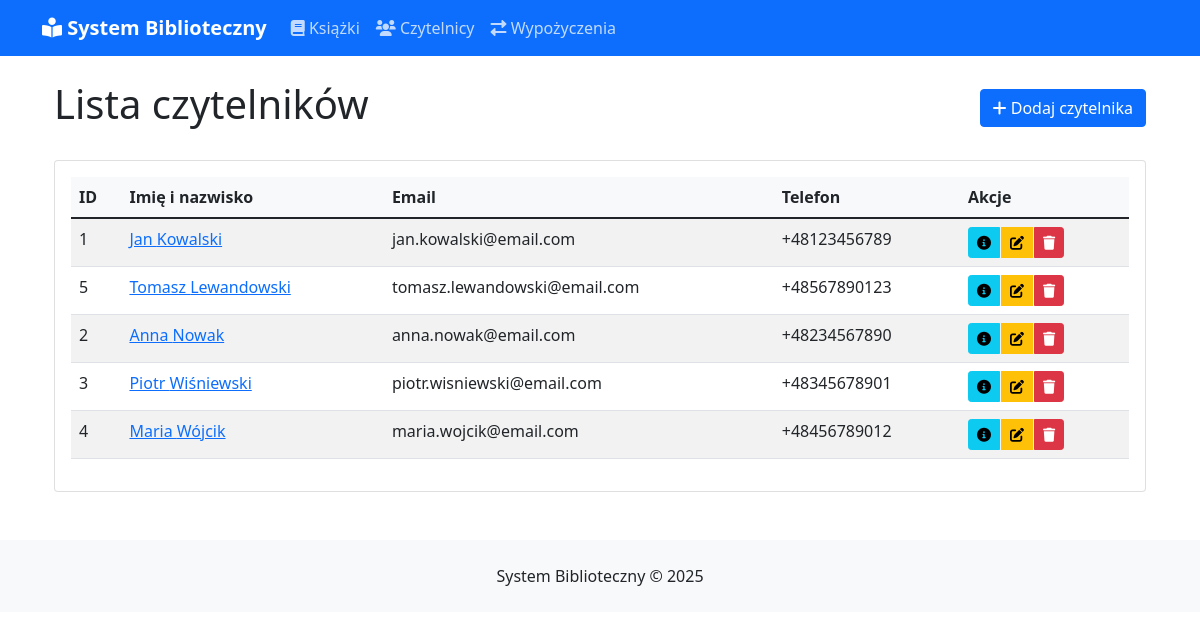
The app's page /czytelnicy with its own data.
### tables this page shows
CREATE TABLE czytelnicy (
    id INT AUTO_INCREMENT PRIMARY KEY,
    imie VARCHAR(50) NOT NULL,
    nazwisko VARCHAR(50) NOT NULL,
    email VARCHAR(100) UNIQUE,
    telefon VARCHAR(15),
    data_rejestracji TIMESTAMP DEFAULT CURRENT_TIMESTAMP
);

### app/controllers/CzytelnicyController.php (called while the page is built, shortened)
<?php
class CzytelnicyController extends Controller {
    private $czytelnicyModel;
    public function __construct() {
        $this->czytelnicyModel = $this->model('CzytelnicyModel');
    }
    public function index() {
        try {
            $czytelnicy = $this->czytelnicyModel->pobierzWszystkichCzytelnikow();
            $dane = [
                'title' => 'Lista czytelników',
                'czytelnicy' => $czytelnicy
            ];
            $this->view('czytelnicy/index', $dane);
        } catch (Exception $e) {
            $dane = [
                'title' => 'Błąd',
                'blad' => 'Wystąpił błąd podczas pobierania listy czytelników'
            ];
            if(DEBUG_MODE) {
                $dane['blad'] .= ': ' . $e->getMessage();
            }
            $this->view('czytelnicy/index', $dane);
        }
    }
}

### app/core/Router.php (called while the page is built, shortened)
<?php
class Router {
    private $currentMethod = '';
    public function __construct() {
        $url = $this->getUrl();
        $this->currentController = isset($url[0]) ? ucfirst($url[0]) . 'Controller' : 'StronyController';
        $controllerFile = APPROOT . '/controllers/' . $this->currentController . '.php';
        if(file_exists($controllerFile)) {
            $this->currentController = new $this->currentController;
            unset($url[0]);
        } else {
            header("HTTP/1.0 404 Not Found");
            require_once VIEWROOT . '/errors/404.php';
            exit;
        }
        if(isset($url[1])) {
            if(method_exists($this->currentController, $url[1])) {
                $this->currentMethod = $url[1];
                unset($url[1]);
            } else {
                header("HTTP/1.0 404 Not Found");
                require_once VIEWROOT . '/errors/404.php';
                exit;
            }
        } else {
            $this->currentMethod = 'index';
        }
        $this->params = $url ? array_values($url) : [];
        call_user_func_array([$this->currentController, $this->currentMethod], $this->params);
    }
    public function getUrl() {
        if(isset($_GET['url'])) {
            $url = rtrim($_GET['url'], '/');
            $url = filter_var($url, FILTER_SANITIZE_URL);
            return explode('/', $url);
        }
        return [];
    }
}

### public/index.php (called while the page is built, shortened)
<?php
spl_autoload_register(function($className) {
    $directories = [
        APPROOT . '/core/',
        APPROOT . '/controllers/',
        APPROOT . '/models/'
    ];
    foreach ($directories as $directory) {
        $file = $directory . $className . '.php';
        if (file_exists($file)) {
            return;
        }
    }
    die('Błąd: Nie znaleziono klasy ' . $className);
});
try {
    $router = new Router();
} catch (Exception $e) {
    if (DEBUG_MODE) {
        die('Błąd: ' . $e->getMessage());
    } else {
        die('Wystąpił wewnętrzny błąd serwera');
    }
}

### app/core/Database.php (called while the page is built, shortened)
<?php
class Database {
    private $host = DB_HOST;
    private $user = DB_USER;
    private $pass = DB_PASS;
    private $dbname = DB_NAME;
    private $dbh;
    private $stmt;
    public function __construct() {
        $dsn = 'mysql:host=' . $this->host . ';dbname=' . $this->dbname . ';charset=utf8mb4';
        $options = [
            PDO::ATTR_PERSISTENT => true,
            PDO::ATTR_ERRMODE => PDO::ERRMODE_EXCEPTION,
            PDO::ATTR_DEFAULT_FETCH_MODE => PDO::FETCH_OBJ,
            PDO::ATTR_EMULATE_PREPARES => false
        ];
        try {
            $this->dbh = new PDO($dsn, $this->user, $this->pass, $options);
        } catch(PDOException $e) {
            $this->error = $e->getMessage();
            error_log("Database Connection Error: " . $this->error);
            throw new Exception("Nie można połączyć się z bazą danych");
        }
    }
    public function query($sql) {
        try {
            $this->stmt = $this->dbh->prepare($sql);
        } catch(PDOException $e) {
            $this->error = $e->getMessage();
            error_log("Query Preparation Error: " . $this->error . " in query: " . $sql);
            throw new Exception("Błąd przygotowania zapytania");
        }
    }
    public function execute() {
        try {
            return $this->stmt->execute();
        } catch(PDOException $e) {
            $this->error = $e->getMessage();
            error_log("Query Execution Error: " . $this->error);
            throw new Exception("Błąd wykonania zapytania");
        }
    }
    public function resultSet() {
        try {
            $this->execute();
            return $this->stmt->fetchAll();
        } catch(PDOException $e) {
            $this->error = $e->getMessage();
            error_log("Result Set Error: " . $this->error);
            throw new Exception("Błąd pobierania wyników");
        }
    }
}

### app/models/CzytelnicyModel.php (called while the page is built, shortened)
<?php
class CzytelnicyModel {
    private $db;
    public function __construct() {
        $this->db = new Database;
    }
    public function pobierzWszystkichCzytelnikow() {
        $this->db->query("SELECT * FROM czytelnicy ORDER BY nazwisko, imie");
        return $this->db->resultSet();
    }
}

### app/views/czytelnicy/index.php (the view, shortened to what this page needs)
<?php require VIEWROOT . '/templates/header.php'; ?>
<div class="container">
    <div class="d-flex justify-content-between align-items-center mb-4">
        <h1><?php echo $dane['title']; ?></h1>
        <a href="<?php echo BASE_URL; ?>/czytelnicy/dodaj" class="btn btn-primary">
            <i class="fas fa-plus"></i> Dodaj czytelnika
        </a>
    </div>
    <div class="card">
        <div class="card-body">
            <div class="table-responsive">
                <table class="table table-striped">
                    <thead>
                        <tr>
                            <th>ID</th>
                            <th>Imię i nazwisko</th>
                            <th>Email</th>
                            <th>Telefon</th>
                            <th>Akcje</th>
                        </tr>
                    </thead>
                    <tbody>
                        <?php if(isset($dane['czytelnicy']) && !empty($dane['czytelnicy'])): ?>
                            <?php foreach($dane['czytelnicy'] as $czytelnik): ?>
                                <tr>
                                    <td><?php echo $czytelnik->id; ?></td>
                                    <td>
                                        <a href="<?php echo BASE_URL; ?>/czytelnicy/szczegoly/<?php echo $czytelnik->id; ?>">
                                            <?php echo $czytelnik->imie . ' ' . $czytelnik->nazwisko; ?>
                                        </a>
                                    </td>
                                    <td><?php echo $czytelnik->email; ?></td>
                                    <td><?php echo $czytelnik->telefon; ?></td>
                                    <td>
                                        <div class="btn-group btn-group-sm">
                                            <a href="<?php echo BASE_URL; ?>/czytelnicy/szczegoly/<?php echo $czytelnik->id; ?>"
                                               class="btn btn-info"
                                               title="Szczegóły">
                                                <i class="fas fa-info-circle"></i>
                                            </a>
                                            <a href="<?php echo BASE_URL; ?>/czytelnicy/edytuj/<?php echo $czytelnik->id; ?>"
                                               class="btn btn-warning"
                                               title="Edytuj">
                                                <i class="fas fa-edit"></i>
                                            </a>
                                            <a href="<?php echo BASE_URL; ?>/czytelnicy/usun/<?php echo $czytelnik->id; ?>"
                                               class="btn btn-danger"
                                               title="Usuń"
                                               onclick="return confirm('Czy na pewno chcesz usunąć tego czytelnika?');">
                                                <i class="fas fa-trash"></i>
                                            </a>
                                        </div>
                                    </td>
                                </tr>
                            <?php endforeach; ?>
                        <?php else: ?>
                            <tr>
                                <td colspan="5" class="text-center">Brak czytelników w bazie danych</td>
                            </tr>
                        <?php endif; ?>
                    </tbody>
                </table>
            </div>
        </div>
    </div>
</div>
<?php require VIEWROOT . '/templates/footer.php'; ?>

### app/views/templates/header.php (style rules this page uses)
.table th { background-color: #f8f9fa; }
.btn-group-sm > .btn { margin-right: 2px; }

### records on screen
czytelnicy: id "1", imie "Jan", nazwisko "Kowalski", email "jan.kowalski@email.com", telefon "+48123456789"
czytelnicy: id "5", imie "Tomasz", nazwisko "Lewandowski", email "tomasz.lewandowski@email.com", telefon "+48567890123"
czytelnicy: id "2", imie "Anna", nazwisko "Nowak", email "anna.nowak@email.com", telefon "+48234567890"
czytelnicy: id "3", imie "Piotr", nazwisko "Wiśniewski", email "piotr.wisniewski@email.com", telefon "+48345678901"
czytelnicy: id "4", imie "Maria", nazwisko "Wójcik", email "maria.wojcik@email.com", telefon "+48456789012"

### other values on screen
SITENAME "System Biblioteczny"
$dane['title'] "Lista czytelników"
